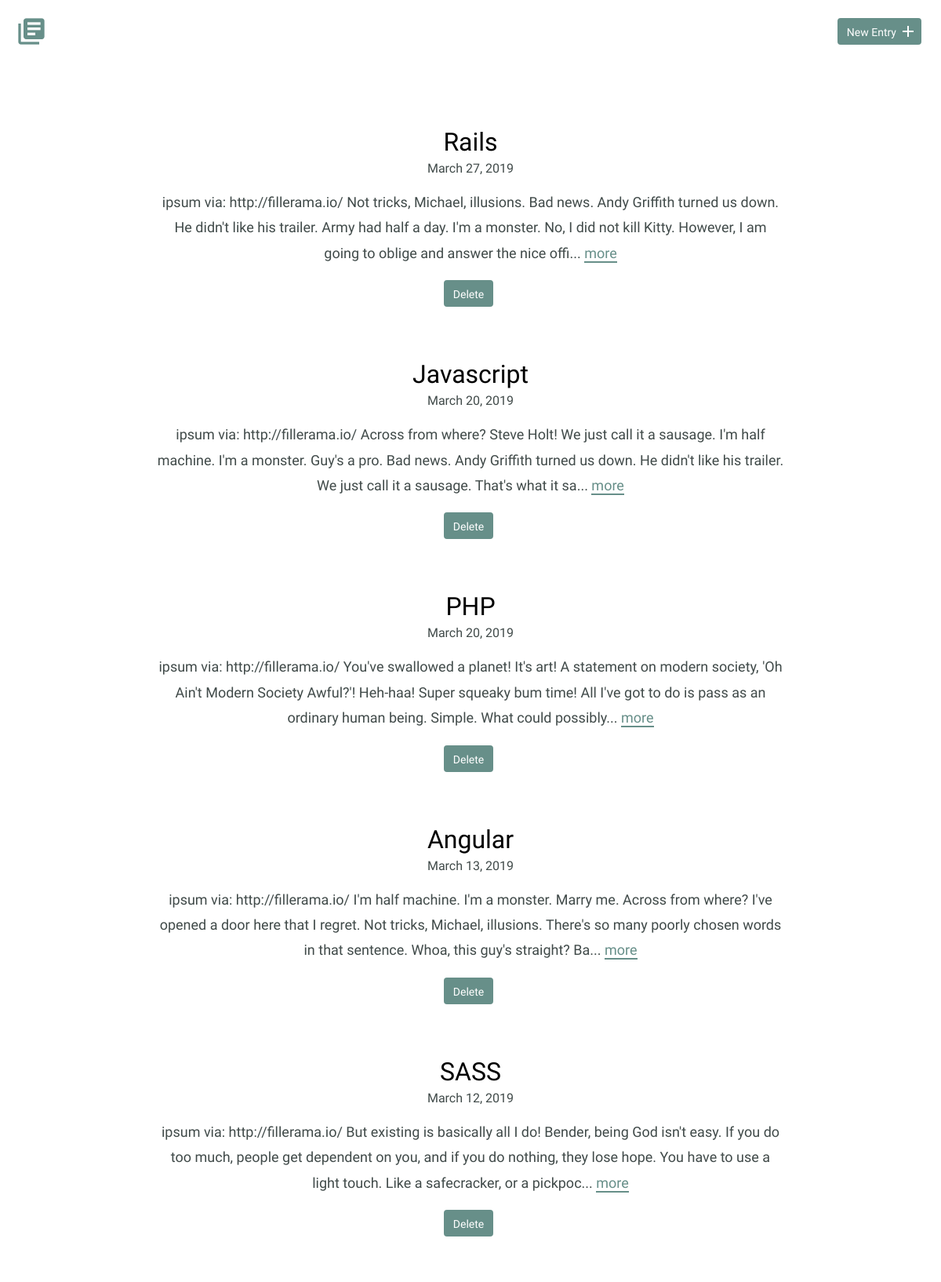
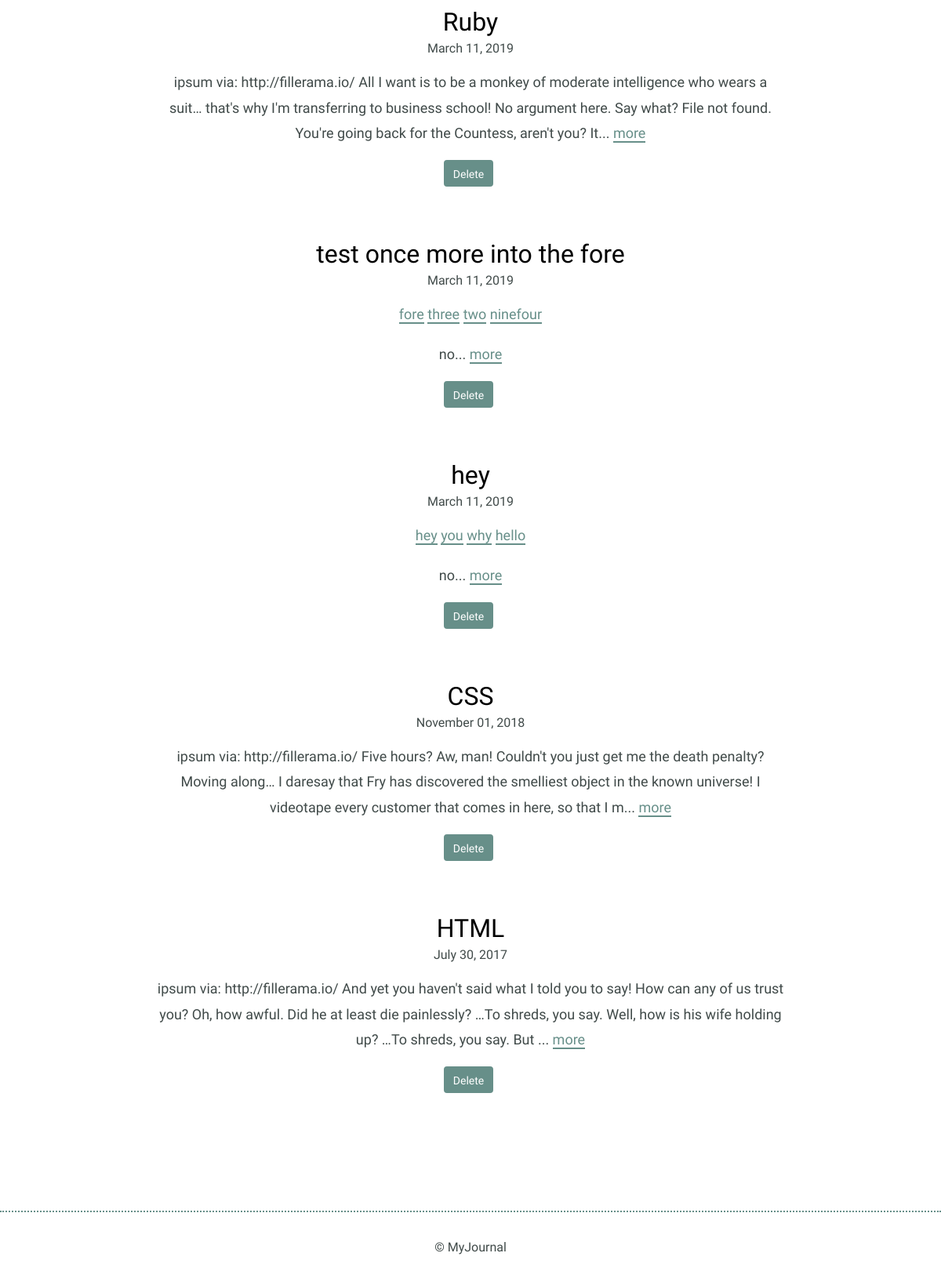
The page / on the database its author committed (2 pictures, top to bottom).
### tables this page shows
CREATE TABLE "entries" (
	`id`	INTEGER,
	`title`	TEXT,
	`date`	TEXT,
	`time_spent`	INTEGER,
	`learned`	BLOB,
	`resources`	BLOB,
	PRIMARY KEY(`id`)
);

### inc/functions.php (called while the page is built, shortened)
<?php
function get_journal_entry_list() {
  include 'connection.php';
  try {
    return $db->query('SELECT * FROM entries ORDER BY date DESC');
  } catch (Exception $e) {
    echo $e->getMessage();
    return array();
  }
}
function get_tags_for_entry($entry_id) {
  include 'connection.php';
  $sql = 'SELECT tags.name, tags.id
          FROM tags
          JOIN entry_tags ON tags.id = entry_tags.tag_id
          WHERE entry_tags.entry_id = ?';
  try {
    $results = $db->prepare($sql);
    $results->bindValue(1, $entry_id, PDO::PARAM_INT);
    $results->execute();
  } catch (Exception $e) {
    echo $e->getMessage();
    return false;
  }
  return $results;
}

### index.php (the view, shortened to what this page needs)
<?php
require_once "inc/functions.php";
include "inc/header.php";
?>
  <div class="entry-list">
    <?php
      foreach (get_journal_entry_list() as $entry) {
        echo "<article>";
        echo "<h2><a href='detail.php?id=" .$entry['id']. "'>".$entry['title']."</a></h2>";
        echo "<time datetime=" .$entry['date']. ">" .strftime("%B %d, %Y", strtotime($entry['date'])). "</time>";
        echo "<p class='tag-list'>";
          foreach (get_tags_for_entry($entry['id']) as $tag) {
            echo "<a href='tag.php?id=" .$tag['id']. "'>" .$tag['name']. "</a> ";
          }
        echo "</p>";
        echo "<p>" .substr($entry['learned'], 0, 250). "... <a href='detail.php?id=" .$entry['id']. "'>more</a></p>";
        echo "<form method='post' onsubmit=\"return confirm('Are you sure?');\">";
        echo "<input type='submit' class='button button-danger' value='Delete' />";
        echo "</form>";
        echo "</article>";
      }
    ?>
  </div>
<?php include "inc/footer.php" ?>

### inc/header.php (shortened to what this page needs)
<!DOCTYPE html>
<html>
  <head>
    <link rel="stylesheet" href="css/normalize.css">
    <link rel="stylesheet" href="css/site.css">
  </head>
<body>
  <header>
    <div class="container">
      <div class="site-header">
        <a class="logo" href="index.php"><i class="material-icons">library_books</i></a>
        <a class="button icon-right" href="new.php"><span>New Entry</span> <i class="material-icons">add</i></a>
      </div>
    </div>
  </header>
  <section>
      <div class="container">

### inc/footer.php
      </div>
    </section>
    <footer>
      <div>
        &copy; MyJournal
      </div>
    </footer>
  </body>
</html>

### css/site.css (style rules this page uses)
body { font-size: 16px; color: #404a49; font-family: 'Cousine', serif; font-weight: 400; }
.container { margin: 0 auto; padding: 0 25px; }
header .site-header { margin: 0 auto; height: 95px; }
header .logo i { color: #678f89; margin: 20px 0 0 -5px; float: left; font-size: 40px; }
header .button { float: right; margin: 33px 0 0 0; }
footer { text-align: center; padding: 35px 0; border-top: 2px dotted #678f89; }
.button { padding: 8px 10px 6px 10px; background: #678f89; border: 2px solid #678f89; border-radius: 4px; text-decoration: none; color: #FFF; position: relative; text-align: center; font-size: 14px; }
.button.icon-right { padding-right: 30px; top: -10px; }
.button.icon-right i { position: absolute; top: 3px; right: 3px; }
h1, h2, h3 { margin: 0; font-weight: 400; line-height: 1em; color: #000; }
h2 { font-size: 32px; }
h2 a { text-decoration: none; color: #000; }
p { line-height: 1.8em; font-size: 18px; }
p a { border-bottom: 2px solid #678f89; padding: 0; color: #678f89; text-decoration: none; }
.entry-list, .edit-entry, .new-entry { max-width: 800px; margin: 0 auto; padding: 70px 0 150px 0; }
.entry-list article { margin-bottom: 70px; text-align: center; }
.entry-list article:last-child { margin-bottom: 0; }
.entry-list article h2 { margin-bottom: 8px; }
input[type=submit] { margin-right: 5px; }

### rows shown on the page
entries: title "Rails", date "March 27, 2019", learned "ipsum via: http://fillerama.io/ Not tricks, Michael, illusions. Bad news. Andy Griffith turned us down. He didn't like his trailer. Army had half a day. I'm a monster. No, I did not kill Kitty. However, I am going to oblige and answer the nice offi"
entries: title "Javascript", date "March 20, 2019", learned "ipsum via: http://fillerama.io/ Across from where? Steve Holt! We just call it a sausage. I'm half machine. I'm a monster. Guy's a pro. Bad news. Andy Griffith turned us down. He didn't like his trailer. We just call it a sausage. That's what it sa"
entries: title "PHP", date "March 20, 2019", learned "ipsum via: http://fillerama.io/ You've swallowed a planet! It's art! A statement on modern society, 'Oh Ain't Modern Society Awful?'! Heh-haa! Super squeaky bum time! All I've got to do is pass as an ordinary human being. Simple. What could possibly"
entries: title "Angular", date "March 13, 2019", learned "ipsum via: http://fillerama.io/ I'm half machine. I'm a monster. Marry me. Across from where? I've opened a door here that I regret. Not tricks, Michael, illusions. There's so many poorly chosen words in that sentence. Whoa, this guy's straight? Ba"
entries: title "SASS", date "March 12, 2019", learned "ipsum via: http://fillerama.io/ But existing is basically all I do! Bender, being God isn't easy. If you do too much, people get dependent on you, and if you do nothing, they lose hope. You have to use a light touch. Like a safecracker, or a pickpoc"
entries: title "Ruby", date "March 11, 2019", learned "ipsum via: http://fillerama.io/ All I want is to be a monkey of moderate intelligence who wears a suit… that's why I'm transferring to business school! No argument here. Say what? File not found. You're going back for the Countess, aren't you? It"
entries: title "test once more into the fore", date "March 11, 2019", name "fore", name "three", name "two", name "ninefour", learned "no"
entries: title "hey", date "March 11, 2019", name "hey", name "you", name "why", name "hello", learned "no"
entries: title "CSS", date "November 01, 2018", learned "ipsum via: http://fillerama.io/ Five hours? Aw, man! Couldn't you just get me the death penalty? Moving along… I daresay that Fry has discovered the smelliest object in the known universe! I videotape every customer that comes in here, so that I m"
entries: title "HTML", date "July 30, 2017", learned "ipsum via: http://fillerama.io/ And yet you haven't said what I told you to say! How can any of us trust you? Oh, how awful. Did he at least die painlessly? …To shreds, you say. Well, how is his wife holding up? …To shreds, you say. But"
